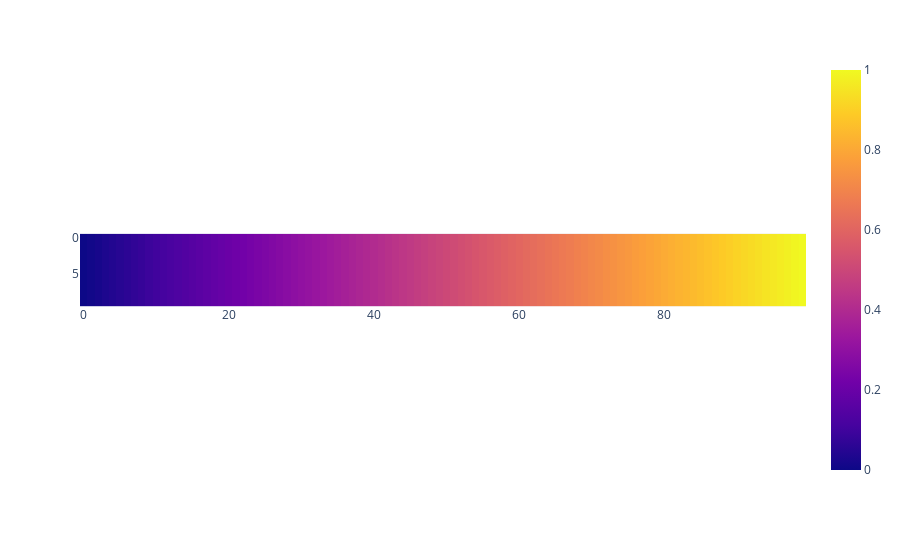

Notebook code cell kept with this figure:
### Code cell
px.imshow(X[0])

### Figure 1 — Plotly figure (JSON) as saved in the notebook; plotly's stock layout.template omitted (floating-point values rounded to 4 significant figures; data arrays with more than 128 entries replaced by an {"elided": "..."} marker saying what was removed)
{"data": [{"coloraxis": "coloraxis", "hovertemplate": "x: %{x}<br>y: %{y}<br>color: %{z}<extra></extra>", "type": "heatmap", "z": {"elided": "10x100 float values"}}], "layout": {"autosize": true, "coloraxis": {"colorscale": [[0, "#0d0887"], [0.1111, "#46039f"], [0.2222, "#7201a8"], [0.3333, "#9c179e"], [0.4444, "#bd3786"], [0.5556, "#d8576b"], [0.6667, "#ed7953"], [0.7778, "#fb9f3a"], [0.8889, "#fdca26"], [1, "#f0f921"]]}, "margin": {"t": 60}, "xaxis": {"autorange": true, "constrain": "domain", "domain": [0, 1], "range": [-0.5, 99.5], "scaleanchor": "y"}, "yaxis": {"autorange": true, "constrain": "domain", "domain": [0.3561, 0.6439], "range": [9.5, -0.5]}}}
